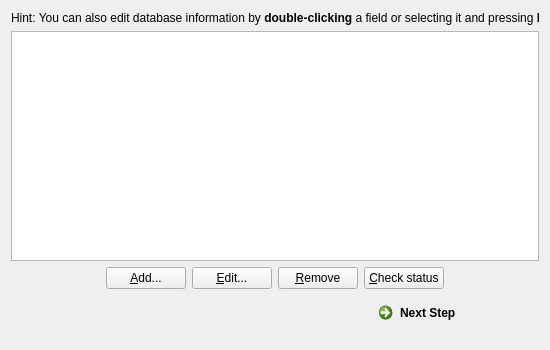
<?xml version="1.0" encoding="UTF-8"?>
<ui version="4.0">
 <class>MainWindow</class>
 <widget class="QMainWindow" name="MainWindow">
  <property name="geometry">
   <rect>
    <x>0</x>
    <y>0</y>
    <width>550</width>
    <height>350</height>
   </rect>
  </property>
  <property name="sizePolicy">
   <sizepolicy hsizetype="Preferred" vsizetype="Maximum">
    <horstretch>0</horstretch>
    <verstretch>0</verstretch>
   </sizepolicy>
  </property>
  <property name="minimumSize">
   <size>
    <width>550</width>
    <height>350</height>
   </size>
  </property>
  <property name="maximumSize">
   <size>
    <width>850</width>
    <height>550</height>
   </size>
  </property>
  <property name="sizeIncrement">
   <size>
    <width>10</width>
    <height>10</height>
   </size>
  </property>
  <property name="windowTitle">
   <string>DB-MigrationTool - Step 1 - Manage Databases</string>
  </property>
  <widget class="QWidget" name="centralWidget">
   <layout class="QVBoxLayout" name="verticalLayout">
    <property name="bottomMargin">
     <number>0</number>
    </property>
    <item>
     <widget class="QLabel" name="label">
      <property name="text">
       <string>&lt;html&gt;&lt;head/&gt;&lt;body&gt;&lt;p&gt;Hint: You can also edit database information by&lt;span style=&quot; font-weight:600;&quot;&gt; double-clicking&lt;/span&gt; a field or selecting it and pressing &lt;span style=&quot; font-weight:600;&quot;&gt;F2&lt;/span&gt;.&lt;/p&gt;&lt;/body&gt;&lt;/html&gt;</string>
      </property>
     </widget>
    </item>
    <item>
     <widget class="QTableView" name="tabServers">
      <property name="frameShadow">
       <enum>QFrame::Plain</enum>
      </property>
      <property name="lineWidth">
       <number>0</number>
      </property>
      <property name="editTriggers">
       <set>QAbstractItemView::DoubleClicked|QAbstractItemView::EditKeyPressed</set>
      </property>
      <property name="alternatingRowColors">
       <bool>true</bool>
      </property>
      <property name="selectionMode">
       <enum>QAbstractItemView::SingleSelection</enum>
      </property>
      <property name="selectionBehavior">
       <enum>QAbstractItemView::SelectRows</enum>
      </property>
      <property name="verticalScrollMode">
       <enum>QAbstractItemView::ScrollPerPixel</enum>
      </property>
      <property name="horizontalScrollMode">
       <enum>QAbstractItemView::ScrollPerPixel</enum>
      </property>
      <property name="showGrid">
       <bool>false</bool>
      </property>
      <property name="gridStyle">
       <enum>Qt::NoPen</enum>
      </property>
      <property name="sortingEnabled">
       <bool>true</bool>
      </property>
      <property name="wordWrap">
       <bool>false</bool>
      </property>
      <attribute name="horizontalHeaderCascadingSectionResizes">
       <bool>true</bool>
      </attribute>
      <attribute name="horizontalHeaderDefaultSectionSize">
       <number>60</number>
      </attribute>
      <attribute name="horizontalHeaderHighlightSections">
       <bool>false</bool>
      </attribute>
      <attribute name="horizontalHeaderMinimumSectionSize">
       <number>20</number>
      </attribute>
      <attribute name="horizontalHeaderStretchLastSection">
       <bool>false</bool>
      </attribute>
     </widget>
    </item>
    <item>
     <layout class="QHBoxLayout" name="lowerButtons">
      <item>
       <spacer name="horizontalSpacer_2_1">
        <property name="orientation">
         <enum>Qt::Horizontal</enum>
        </property>
        <property name="sizeHint" stdset="0">
         <size>
          <width>40</width>
          <height>20</height>
         </size>
        </property>
       </spacer>
      </item>
      <item>
       <widget class="QPushButton" name="btnAdd">
        <property name="statusTip">
         <string>Add a new database.</string>
        </property>
        <property name="styleSheet">
         <string notr="true"/>
        </property>
        <property name="text">
         <string>&amp;Add...</string>
        </property>
        <property name="flat">
         <bool>false</bool>
        </property>
       </widget>
      </item>
      <item>
       <widget class="QPushButton" name="btnEdit">
        <property name="statusTip">
         <string>Edit the currently selected database.</string>
        </property>
        <property name="styleSheet">
         <string notr="true"/>
        </property>
        <property name="text">
         <string>&amp;Edit...</string>
        </property>
        <property name="flat">
         <bool>false</bool>
        </property>
       </widget>
      </item>
      <item>
       <widget class="QPushButton" name="btnRemove">
        <property name="statusTip">
         <string>Remove the currently selected database.</string>
        </property>
        <property name="styleSheet">
         <string notr="true"/>
        </property>
        <property name="text">
         <string>&amp;Remove</string>
        </property>
        <property name="flat">
         <bool>false</bool>
        </property>
       </widget>
      </item>
      <item>
       <widget class="QPushButton" name="btnStatus">
        <property name="statusTip">
         <string>Check connectivity of currently selected database.</string>
        </property>
        <property name="styleSheet">
         <string notr="true"/>
        </property>
        <property name="text">
         <string>&amp;Check status</string>
        </property>
        <property name="flat">
         <bool>false</bool>
        </property>
       </widget>
      </item>
      <item>
       <spacer name="horizontalSpacer_2_2">
        <property name="orientation">
         <enum>Qt::Horizontal</enum>
        </property>
        <property name="sizeHint" stdset="0">
         <size>
          <width>40</width>
          <height>20</height>
         </size>
        </property>
       </spacer>
      </item>
     </layout>
    </item>
    <item>
     <layout class="QHBoxLayout" name="footer">
      <item>
       <spacer name="horizontalSpacer_1">
        <property name="orientation">
         <enum>Qt::Horizontal</enum>
        </property>
        <property name="sizeHint" stdset="0">
         <size>
          <width>40</width>
          <height>20</height>
         </size>
        </property>
       </spacer>
      </item>
      <item>
       <widget class="QCommandLinkButton" name="cmdNextStep">
        <property name="text">
         <string>Next Step</string>
        </property>
       </widget>
      </item>
     </layout>
    </item>
   </layout>
  </widget>
  <widget class="QStatusBar" name="statusBar">
   <property name="sizeGripEnabled">
    <bool>false</bool>
   </property>
  </widget>
 </widget>
 <layoutdefault spacing="6" margin="11"/>
 <resources/>
 <connections/>
</ui>
